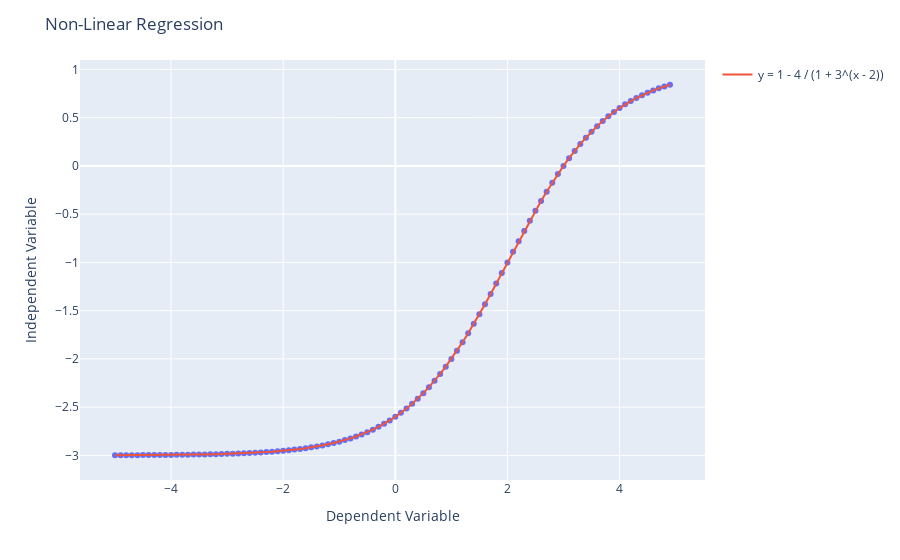

Here is the notebook cell this chart was saved with:
### Markdown cell above
$$ Y = a + \frac{b}{1+ c^{(X-d)}}$$

### Code cell
x = np.arange(-5.0, 5.0, 0.1)
y = 1 - 4 / (1 + np.power(3, x - 2))

fig = px.scatter(x=x, y=y)
fig.update_layout(
    title="Non-Linear Regression",
    xaxis_title="Dependent Variable",
    yaxis_title="Independent Variable",
)
fig.add_trace(go.Scatter(x=x, y=y, mode="lines", name="y = 1 - 4 / (1 + 3^(x - 2))"))
fig.show()
